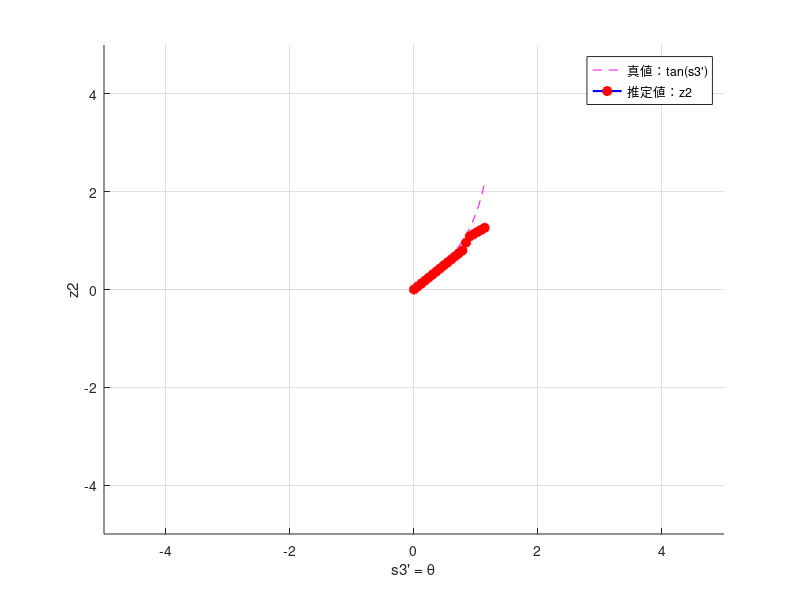

MATLAB code to generate this figure: (Note: a time limit stopped this script after it produced the figure.)
clear;
close all;

load('all_estimation_12pi_func.mat')

tic


%---格子点選択および更新-----------------------------------------------------------------

imax = 1;

l_max_now = 2;
m_max_now = 9;
n_max_now = 2;

for i = 1 : imax

    l_now = zeros(length(k1),1);
    m_now = zeros(length(k1),1);
    n_now = zeros(length(k1),1);

    l_next = zeros(length(k1),1);
    m_next = zeros(length(k1),1);
    n_next = zeros(length(k1),1);

    l_real = zeros(length(k1),1);
    m_real = zeros(length(k1),1);
    n_real = zeros(length(k1),1);

    rho_tmp = zeros(length(k1), l_max, m_max, n_max, 3);
    rho = zeros(length(k1),3);

    b_mem = zeros(length(k1)-1, 1);
    

    if i > 1

        param_s(:,:,:,:,1) = param_s(:,:,:,:,iteration);

        param_s(2,:,1,3,1) = param_s(1,:,1,3,1);
        param_s(1,:,2,3,1) = param_s(1,:,1,3,1);
        param_s(2,:,2,3,1) = param_s(1,:,1,3,1);

    end

    %---格子点の選択---------------------

    break_switch = 0;

    for j = 1 : length(k1)

        for a = 1 : l_max - 1

            for b = 1 : m_max - 1

                for c = 1 : n_max - 1

                    if break_switch == 1 
                        break;
                    end
        
                    if a < l_max
                        a2 = a + 1;
                        l_real(j) = a - 1;
                    elseif a == l_max + 1
                        a2 = 1;
                        l_real(j) = -1;
                    else
                        a2 = a - 1;
                        l_real(j) = - a + l_max; 
                    end
        
                    if b < m_max
                        b2 = b + 1;
                        m_real(j) = b - 1;
                    elseif b == m_max + 1
                        b2 = 1;
                        m_real(j) = -1;
                    else
                        b2 = b - 1;
                        m_real(j) = - b + m_max;
                    end
        
                    if c < n_max
                        c2 = c + 1;
                        n_real(j) = c - 1;
                    elseif c == n_max + 1
                        c2 = 1;
                        n_real(j) = -1;
                    else
                        c2 = c - 1;
                        n_real(j) = - c + n_max;
                    end
        
                    A = [param_s(a2,b,c,:,1) - param_s(a,b,c,:,1); param_s(a,b2,c,:,1) - param_s(a,b,c,:,1); param_s(a,b,c2,:,1) - param_s(a,b,c,:,1)];

                    B = transpose(reshape(A,[3,3]));

                    x = [si_b1(j,1) - param_s(a,b,c,1,1); si_b1(j,2) - param_s(a,b,c,2,1); si_b1(j,3) - param_s(a,b,c,3,1)];

                    rho_tmp(j,a,b,c,:) = B \ x;

                    if (0 <= rho_tmp(j,a,b,c,1)) && (rho_tmp(j,a,b,c,1) <= 1)
                        if (0 <= rho_tmp(j,a,b,c,2)) && (rho_tmp(j,a,b,c,2) <= 1)
                            if (0 <= rho_tmp(j,a,b,c,3)) && (rho_tmp(j,a,b,c,3) <= 1)

                                rho(j,:) = rho_tmp(j,a,b,c,:);
        
                                l_now(j) = a;
                                m_now(j) = b;
                                n_now(j) = c;

                                l_next(j) = a2;
                                m_next(j) = b2;
                                n_next(j) = c2;

                                break_switch = 1;
        
                            end
                        end
                    end

                end
            end
        end

        % 欠損時の補間
        if (break_switch == 0 && j > 1)

            l_now(j) = l_now(j-1);
            m_now(j) = m_now(j-1);
            n_now(j) = n_now(j-1);

            l_next(j) = l_next(j-1);
            m_next(j) = m_next(j-1);
            n_next(j) = n_next(j-1);

            l_real(j) = l_real(j-1);
            m_real(j) = m_real(j-1);
            n_real(j) = n_real(j-1);

            a = l_now(j);
            b = m_now(j);
            c = n_now(j);

            rho(j,:) = rho_tmp(j,a,b,c,:);
            
            disp(j)
            disp("補間しました")

        end

        % 誤差関数の偏微分後関数選択のための分類
        if j > 1
            if m_now(j) == m_now(j-1)
                b_mem(j-1) = 1;
            elseif m_now(j) == m_next(j-1)
                b_mem(j-1) = 2;
            else
                b_mem(j-1) = 3;
            end
        end

        break_switch = 0;

    end

    disp('-----')


    %---最急降下法による格子点更新-----------------------------------

    eta_s1 = 0.0 * 10 ^ (-6); % 学習率
    eta_s2 = 0.0 * 10 ^ (-6);
    eta_s3 = 1.0 * 10 ^ (-3);

    if i < 11
        iteration = 100;
    elseif i > 18
        iteration = 150;
    else
        iteration = 100;
    end

    if i < 4
        Ereg_coef = 0;
    else
        Ereg_coef = 0;
    end

    stop_switch = 0;

    % 格子点更新範囲の拡大
    if rem(i,1) == 0
        if l_max_now < l_max
            l_max_now = l_max_now + 1;
        else
            l_max_now = l_max;
        end

        if m_max_now < m_max
            m_max_now = m_max_now + 1;
        else
            m_max_now = m_max;
        end
    
        if n_max_now < n_max
            n_max_now = n_max_now + 1;
        else
            n_max_now = n_max;
        end
    end


    for t = 1 : iteration - 1

        param_s(:,:,:,:,t+1) = param_s(:,:,:,:,t);

        for j = 1 : length(k1) - 1 
       
            DE1 = zeros(3,1);
            DEreg = zeros(3,1);

            for b = 3 : m_max_now % m = 1&2 はfix
              
                % 時刻kの格子点とピッタリ一致した場合
                if b == m_now(j)

                    if b_mem(j) == 1
                        for x = 1 : 3
                            DE1(x) = DE1(x) + De1_type1{j,1,1,1,x}(param_s(:,m_now(j):m_next(j),:,:,t));
                        end
                    elseif b_mem(j) == 2
                        for x = 1 : 3
                            DE1(x) = DE1(x) + De1_type2{j,1,1,1,x}(param_s(:,m_now(j):m_next(j+1),:,:,t));
                        end
                    else
                        for x = 1 : 3
                            DE1(x) = DE1(x) + De1_type3{j,1,1,1,x}(param_s(:,m_now(j):m_next(j),:,:,t), param_s(:,m_now(j+1):m_next(j+1),:,:,t));
                        end
                    end

                elseif b == m_next(j) && b ~= m_now(j)
                    
                    if b_mem(j) == 1
                        for x = 1 : 3
                            DE1(x) = DE1(x) + De1_type1{j,1,2,1,x}(param_s(:,m_now(j):m_next(j),:,:,t));
                        end
                    elseif b_mem(j) == 2
                        for x = 1 : 3
                            DE1(x) = DE1(x) + De1_type2{j,1,2,1,x}(param_s(:,m_now(j):m_next(j+1),:,:,t));
                        end
                    else
                        for x = 1 : 3
                            DE1(x) = DE1(x) + De1_type3{j,1,2,1,x}(param_s(:,m_now(j):m_next(j),:,:,t), param_s(:,m_now(j+1):m_next(j+1),:,:,t));
                        end
                    end               
                
                elseif b == m_now(j+1) && b ~= m_now(j) && b ~= m_next(j)
                    
                    for x = 1 : 3
                        DE1(x) = DE1(x) + De1_type3{j,1,3,1,x}(param_s(:,m_now(j):m_next(j),:,:,t), param_s(:,m_now(j+1):m_next(j+1),:,:,t));
                    end
                    
                elseif b == m_next(j+1) && b ~= m_now(j) && b ~= m_next(j) && b == m_now(j+1)
                    
                    if b_mem(j) == 2
                        for x = 1 : 3
                            DE1(x) = DE1(x) + De1_type2{j,1,3,1,x}(param_s(:,m_now(j):m_next(j+1),:,:,t));
                        end
                    else
                        for x = 1 : 3
                            DE1(x) = DE1(x) + De1_type3{j,1,4,1,x}(param_s(:,m_now(j):m_next(j),:,:,t), param_s(:,m_now(j+1):m_next(j+1),:,:,t));
                        end
                    end
                    
                end
                
                if j == length(k1) - 1

                    % Eregの追加
                    if b == 1                    
                        for x = 1 : 3
                            DEreg(x) = De_reg{1,1,1,x}(param_s(1,b:b+2,1,:,t));
                        end
                    elseif b == m_max
                        for x = 1 : 3
                            DEreg(x) = De_reg{1,3,1,x}(param_s(1,b-2:b,1,:,t));
                        end
                    elseif b == 2
                        for x = 1 : 3
                            DEreg(x) = De_reg{1,1,1,x}(param_s(1,b:b+2,1,:,t)) + De_reg{1,2,1,x}(param_s(1,b-1:b+1,1,:,t));
                        end
                    elseif b == m_max - 1
                        for x = 1 : 3
                            DEreg(x) = De_reg{1,3,1,x}(param_s(1,b-2:b,1,:,t)) + De_reg{1,2,1,x}(param_s(1,b-1:b+1,1,:,t));
                        end
                    else
                        for x = 1 : 3
                            DEreg(x) = De_reg{1,1,1,x}(param_s(1,b:b+2,1,:,t)) + De_reg{1,2,1,x}(param_s(1,b-1:b+1,1,:,t)) + De_reg{1,3,1,x}(param_s(1,b-2:b,1,:,t));
                        end
                    end

                    % 格子点の更新
                    param_s(1,b,1,1,t+1) = param_s(1,b,1,1,t) - eta_s1 * (DE1(1) + Ereg_coef * DEreg(1));
                    param_s(1,b,1,2,t+1) = param_s(1,b,1,2,t) - eta_s2 * (DE1(2) + Ereg_coef * DEreg(2));
                    param_s(1,b,1,3,t+1) = param_s(1,b,1,3,t) - eta_s3 * (DE1(3) + Ereg_coef * DEreg(3));

                end

            end
           
        end

        param_s(2,:,1,3,t+1) = param_s(1,:,1,3,t+1);
        param_s(1,:,2,3,t+1) = param_s(1,:,1,3,t+1);
        param_s(2,:,2,3,t+1) = param_s(1,:,1,3,t+1);

        % if t > 1

        %     if (E1_value(t) > E1_value(t-1))
        %         disp('t = ')
        %         disp(t)
        %         disp('Ef1が増加しました')
        %         disp('学習率を下げて再開します')
        %         disp('--------------------')
        %         eta_s1 = eta_s1 * 0.5; 
        %         eta_s2 = eta_s2 * 0.5;
        %         eta_s3 = eta_s3 * 0.5;
        %         param_s(:,:,:,:,t+1) = param_s(:,:,:,:,t);
        %         stop_switch = stop_switch + 1;
        %     end
        %     if stop_switch == 14
        %         disp('t = ')
        %         disp(t)
        %         disp('Ef1が増加しました')
        %         disp('iterationを強制終了します')
        %         disp("####################")
        %         iteration = t-1;
        %         break;
        %     end
        %     if t == iteration - 1
        %         iteration = t+1;
        %         disp('iterationを正常に終了することができました！')
        %         disp("####################")
        %         break
        %     end

        % end
    
    end


    if i > imax - 2

        % z1,z2,z3の推定結果取得--------------------------------------

        z1_b1 = zeros(length(k1),1);
        z2_b1 = zeros(length(k1),1);
        z3_b1 = zeros(length(k1),1);

        l_now_2 = zeros(length(k1),1);
        m_now_2 = zeros(length(k1),1);
        n_now_2 = zeros(length(k1),1);

        l_next_2 = zeros(length(k1),1);
        m_next_2 = zeros(length(k1),1);
        n_next_2 = zeros(length(k1),1);

        l_real_2 = zeros(length(k1),1);
        m_real_2 = zeros(length(k1),1);
        n_real_2 = zeros(length(k1),1);

        rho_2_tmp = zeros(length(k1), l_max, m_max, n_max, 3);
        rho_2 = zeros(length(k1),3);


        for j = 1:length(k1)

            for a = 1 : l_max - 1

                for b = 1 : m_max - 1

                    for c = 1 : n_max - 1

                        if break_switch == 1 
                            break;
                        end
            
                        if a < l_max
                            a2 = a + 1;
                            l_real_2(j) = a - 1;
                        elseif a == l_max + 1
                            a2 = 1;
                            l_real_2(j) = -1;
                        else
                            a2 = a - 1;
                            l_real_2(j) = - a + l_max; 
                        end
            
                        if b < m_max
                            b2 = b + 1;
                            m_real_2(j) = b - 1;
                        elseif b == m_max + 1
                            b2 = 1;
                            m_real_2(j) = -1;
                        else
                            b2 = b - 1;
                            m_real_2(j) = - b + m_max;
                        end
            
                        if c < n_max
                            c2 = c + 1;
                            n_real_2(j) = c - 1;
                        elseif c == n_max + 1
                            c2 = 1;
                            n_real_2(j) = -1;
                        else
                            c2 = c - 1;
                            n_real_2(j) = - c + n_max;
                        end
            
                        A = [param_s(a2,b,c,:,iteration) - param_s(a,b,c,:,iteration); param_s(a,b2,c,:,iteration) - param_s(a,b,c,:,iteration); param_s(a,b,c2,:,iteration) - param_s(a,b,c,:,iteration)];

                        B = transpose(reshape(A,[3,3]));

                        x = [si_b1(j,1) - param_s(a,b,c,1,iteration); si_b1(j,2) - param_s(a,b,c,2,iteration); si_b1(j,3) - param_s(a,b,c,3,iteration)];

                        rho_2_tmp(j,a,b,c,:) = B \ x;
                        

                        if (0 <= rho_2_tmp(j,a,b,c,1)) && (rho_2_tmp(j,a,b,c,1) <= 1)
                            if (0 <= rho_2_tmp(j,a,b,c,2)) && (rho_2_tmp(j,a,b,c,2) <= 1)
                                if (0 <= rho_2_tmp(j,a,b,c,3)) && (rho_2_tmp(j,a,b,c,3) <= 1)

                                    rho_2(j,:) = rho_2_tmp(j,a,b,c,:);
            
                                    l_now_2(j) = a;
                                    m_now_2(j) = b;
                                    n_now_2(j) = c;

                                    l_next_2(j) = a2;
                                    m_next_2(j) = b2;
                                    n_next_2(j) = c2;

                                    break_switch = 1;
            
                                end
                            end
                        end

                    end
                end
            end

            %欠損時の補間
            if (break_switch == 0) && (j > 1)

                l_now_2(j) = l_now_2(j-1);
                m_now_2(j) = m_now_2(j-1);
                n_now_2(j) = n_now_2(j-1);

                l_next_2(j) = l_next_2(j-1);
                m_next_2(j) = m_next_2(j-1);
                n_next_2(j) = n_next_2(j-1);

                l_real_2(j) = l_real_2(j-1);
                m_real_2(j) = m_real_2(j-1);
                n_real_2(j) = n_real_2(j-1);

                a = l_now_2(j);
                b = m_now_2(j);
                c = n_now_2(j);

                rho_2(j,:) = rho_2_tmp(j,a,b,c,:);
                
                disp(j)
                disp("補間しました")

            end

            break_switch = 0;

            z1_b1(j) = l_real_2(j) + rho_2(j,1);
            z2_b1(j) = tan(pi/12) * (m_real_2(j) + rho_2(j,2));
            z3_b1(j) = n_real_2(j) + rho_2(j,3);

        end

        disp("####################")


        % 推定結果のplot--------------------------------------

        % figure;
        % hold on;
        % grid on;

        % axis([-5 5 -5 5]) % π/2 ≒ 1.57

        % plot(si_c1(:,3), si_c1(:,1), '--m', si_c1(:,3), z1_b1(:),'-bo','MarkerEdgeColor','red','MarkerFaceColor','red','LineWidth', 1.5) %z1 = f1(s) = s1 の答え合わせ
        % xlabel("s3' = θ")
        % ylabel('z1')
        % legend("真値：s1'",'推定値：z1')

        % hold off;

        figure;
        hold on;
        grid on;

        axis([-5 5 -5 5]) % π/2 ≒ 1.57

        plot(si_c1(:,3), tan(si_c1(:,3)), '--m', si_c1(:,3), z2_b1(:),'-bo','MarkerEdgeColor','red','MarkerFaceColor','red','LineWidth', 1.5) %z1 = f1(s) = s1 の答え合わせ
        xlabel("s3' = θ")
        ylabel("z2")
        legend("真値：tan(s3')",'推定値：z2')

        hold off;

        % figure;
        % hold on;
        % grid on;

        % axis([-5 5 -5 5]) % π/2 ≒ 1.57

        % plot(si_c1(:,3), si_c1(:,2), '--m', si_c1(:,3), z3_b1(:),'-bo','MarkerEdgeColor','red','MarkerFaceColor','red','LineWidth', 1.5) %z3 = f3(s) = s2 の答え合わせ
        % xlabel("s3' = θ")
        % ylabel('z3')
        % legend("真値：s2'",'推定値：z3')

        % hold off;



        %---g,hの導出--------------------------------------------------------

        g_b1 = zeros(length(k1),1);
        h_b1 = zeros(length(k1),1);

        for j = 1 : length(k1) - 1
        
            g_b1(j) = ((z2_b1(j+1) - z2_b1(j)) * u1_b1(j)) / ((z1_b1(j+1) - z1_b1(j)) * u2_b1(j));
            h_b1(j) = (z1_b1(j+1) - z1_b1(j)) / (u1_b1(j) * dk1);

        end

        g_b1(length(k1)) = 2 * g_b1(length(k1)-1) - g_b1(length(k1)-2);
        h_b1(length(k1)) = 2 * h_b1(length(k1)-1) - h_b1(length(k1)-2);


        % 推定結果のplot--------------------------------------

        figure;
        hold on;
        grid on;

        axis([-5 5 -5 5]) % π/2 ≒ 1.57

        g_ans = zeros(length(k1),1);

        for j = 1 : length(k1)
            g_ans(j) = 1 / (cos(si_c1(j,3)) * cos(si_c1(j,3)) * cos(si_c1(j,3)));
        end

        plot(si_c1(:,3), g_ans(:), '--m', si_c1(:,3), g_b1(:),'-bo','MarkerEdgeColor','red','MarkerFaceColor','red','LineWidth', 1.5)
        xlabel("s3' = θ")
        ylabel('g')
        legend("真値：1/cos^3(s3')",'推定値：g')

        hold off;


        % figure;
        % hold on;
        % grid on;

        % axis([-5 5 -5 5]) % π/2 ≒ 1.57

        % plot(si_c1(:,3), cos(si_c1(:,3)), '--m', si_c1(:,3), h_b1(:),'-bo','MarkerEdgeColor','red','MarkerFaceColor','red','LineWidth', 1.5)
        % xlabel("s3' = θ")
        % ylabel("h")
        % legend("真値：cos(s3')",'推定値：h')

        % hold off;

    end

end

toc
